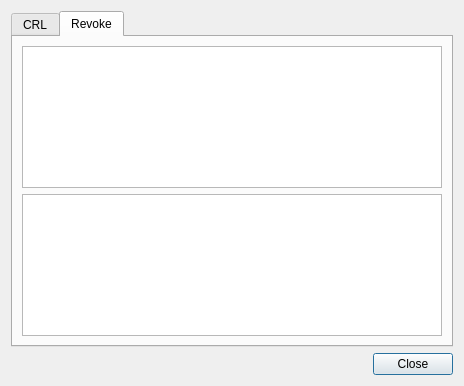
<?xml version="1.0" encoding="UTF-8"?>
<ui version="4.0">
 <class>CRLInfoDlg</class>
 <widget class="QDialog" name="CRLInfoDlg">
  <property name="geometry">
   <rect>
    <x>0</x>
    <y>0</y>
    <width>464</width>
    <height>386</height>
   </rect>
  </property>
  <property name="windowTitle">
   <string>CRL information</string>
  </property>
  <layout class="QGridLayout" name="gridLayout">
   <item row="1" column="1">
    <widget class="QPushButton" name="mCloseBtn">
     <property name="text">
      <string>Close</string>
     </property>
    </widget>
   </item>
   <item row="0" column="0" colspan="2">
    <widget class="QTabWidget" name="tabWidget">
     <property name="currentIndex">
      <number>1</number>
     </property>
     <widget class="QWidget" name="tab">
      <attribute name="title">
       <string>CRL</string>
      </attribute>
      <layout class="QVBoxLayout" name="verticalLayout">
       <item>
        <widget class="QTableWidget" name="mCRLListTable"/>
       </item>
       <item>
        <widget class="QPlainTextEdit" name="mCRLDetailText"/>
       </item>
      </layout>
     </widget>
     <widget class="QWidget" name="tab_2">
      <attribute name="title">
       <string>Revoke</string>
      </attribute>
      <layout class="QVBoxLayout" name="verticalLayout_2">
       <item>
        <widget class="QTableWidget" name="mRevokeListTable"/>
       </item>
       <item>
        <widget class="QTableWidget" name="mRevokeDetailTable"/>
       </item>
      </layout>
     </widget>
    </widget>
   </item>
   <item row="1" column="0">
    <spacer name="horizontalSpacer">
     <property name="orientation">
      <enum>Qt::Horizontal</enum>
     </property>
     <property name="sizeHint" stdset="0">
      <size>
       <width>40</width>
       <height>20</height>
      </size>
     </property>
    </spacer>
   </item>
  </layout>
 </widget>
 <tabstops>
  <tabstop>tabWidget</tabstop>
  <tabstop>mCRLListTable</tabstop>
  <tabstop>mCRLDetailText</tabstop>
  <tabstop>mRevokeListTable</tabstop>
  <tabstop>mRevokeDetailTable</tabstop>
  <tabstop>mCloseBtn</tabstop>
 </tabstops>
 <resources/>
 <connections/>
</ui>
